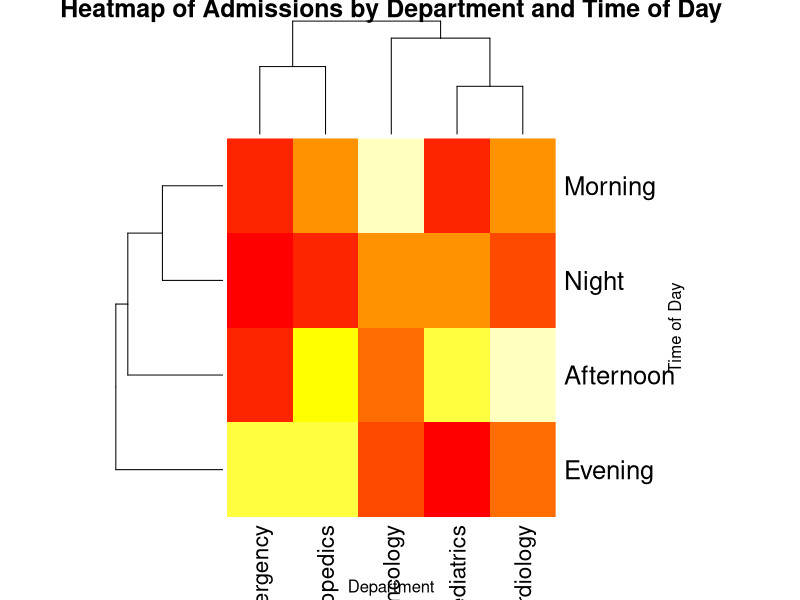

Write R code to recreate this figure.
# create a heatmap
set.seed(123)
hospital_data <- matrix(
  sample(10:100:20, replace = TRUE),
  nrow = 4,
  ncol = 5,
  dimnames = list(
    c("Morning","Afternoon","Evening", "Night"), #Rows : Time of Day
    c("Emergency","Cardiology","Orthopedics","Pediatrics","Oncology") #Columns :Departments
  ))

#View the dataset
print(hospital_data)
heatmap(hospital_data,
        main = "Heatmap of Admissions by Department and Time of Day",
        xlab = "Department", ylab = "Time of Day",
        col = heat.colors(10),
        scale = "none",
        margins = c(5,8))